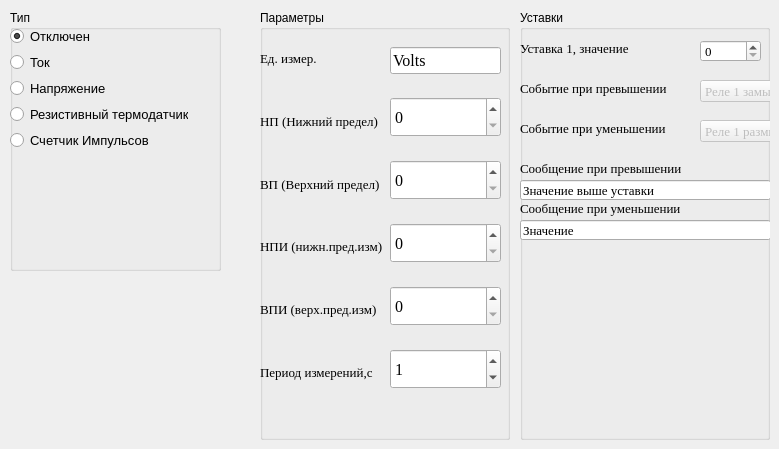
     <widget class="QWidget" name="tab_7">
      <attribute name="title">
       <string>Канал 2</string>
      </attribute>
      <widget class="QGroupBox" name="groupBox_2">
       <property name="geometry">
        <rect>
         <x>10</x>
         <y>10</y>
         <width>211</width>
         <height>261</height>
        </rect>
       </property>
       <property name="title">
        <string>Тип</string>
       </property>
       <widget class="QRadioButton" name="radioButton_6">
        <property name="geometry">
         <rect>
          <x>0</x>
          <y>16</y>
          <width>178</width>
          <height>20</height>
         </rect>
        </property>
        <property name="font">
         <font>
          <pointsize>10</pointsize>
         </font>
        </property>
        <property name="text">
         <string>Отключен</string>
        </property>
        <property name="checked">
         <bool>true</bool>
        </property>
       </widget>
       <widget class="QRadioButton" name="radioButton_7">
        <property name="geometry">
         <rect>
          <x>0</x>
          <y>120</y>
          <width>178</width>
          <height>20</height>
         </rect>
        </property>
        <property name="font">
         <font>
          <pointsize>10</pointsize>
         </font>
        </property>
        <property name="text">
         <string>Счетчик Импульсов</string>
        </property>
       </widget>
       <widget class="QRadioButton" name="radioButton_8">
        <property name="geometry">
         <rect>
          <x>0</x>
          <y>68</y>
          <width>178</width>
          <height>20</height>
         </rect>
        </property>
        <property name="font">
         <font>
          <pointsize>10</pointsize>
         </font>
        </property>
        <property name="text">
         <string>Напряжение</string>
        </property>
       </widget>
       <widget class="QRadioButton" name="radioButton_9">
        <property name="geometry">
         <rect>
          <x>0</x>
          <y>42</y>
          <width>178</width>
          <height>20</height>
         </rect>
        </property>
        <property name="font">
         <font>
          <pointsize>10</pointsize>
         </font>
        </property>
        <property name="text">
         <string>Ток</string>
        </property>
        <property name="checked">
         <bool>false</bool>
        </property>
       </widget>
       <widget class="QRadioButton" name="radioButton_10">
        <property name="geometry">
         <rect>
          <x>0</x>
          <y>94</y>
          <width>178</width>
          <height>20</height>
         </rect>
        </property>
        <property name="font">
         <font>
          <pointsize>10</pointsize>
         </font>
        </property>
        <property name="text">
         <string>Резистивный термодатчик</string>
        </property>
       </widget>
      </widget>
      <widget class="QGroupBox" name="groupBox_5">
       <property name="geometry">
        <rect>
         <x>520</x>
         <y>10</y>
         <width>250</width>
         <height>430</height>
        </rect>
       </property>
       <property name="title">
        <string>Уставки</string>
       </property>
       <widget class="QSpinBox" name="VPI_BOX_9">
        <property name="geometry">
         <rect>
          <x>180</x>
          <y>30</y>
          <width>61</width>
          <height>22</height>
         </rect>
        </property>
        <property name="font">
         <font>
          <family>Times New Roman</family>
          <pointsize>10</pointsize>
         </font>
        </property>
       </widget>
       <widget class="QLabel" name="label_48">
        <property name="geometry">
         <rect>
          <x>0</x>
          <y>110</y>
          <width>161</width>
          <height>16</height>
         </rect>
        </property>
        <property name="font">
         <font>
          <family>Times New Roman</family>
          <pointsize>10</pointsize>
         </font>
        </property>
        <property name="text">
         <string>Событие при уменьшении</string>
        </property>
       </widget>
       <widget class="QLineEdit" name="lineEdit_14">
        <property name="geometry">
         <rect>
          <x>0</x>
          <y>210</y>
          <width>251</width>
          <height>20</height>
         </rect>
        </property>
        <property name="font">
         <font>
          <family>Times New Roman</family>
          <pointsize>10</pointsize>
         </font>
        </property>
        <property name="text">
         <string>Значение</string>
        </property>
        <property name="maxLength">
         <number>8</number>
        </property>
       </widget>
       <widget class="QComboBox" name="comboBox_18">
        <property name="enabled">
         <bool>false</bool>
        </property>
        <property name="geometry">
         <rect>
          <x>180</x>
          <y>110</y>
          <width>171</width>
          <height>22</height>
         </rect>
        </property>
        <property name="font">
         <font>
          <family>Times New Roman</family>
          <pointsize>10</pointsize>
         </font>
        </property>
        <property name="currentIndex">
         <number>1</number>
        </property>
        <item>
         <property name="text">
          <string>Реле 1 замыкание</string>
         </property>
        </item>
        <item>
         <property name="text">
          <string>Реле 1 размыкание</string>
         </property>
        </item>
       </widget>
       <widget class="QLabel" name="label_49">
        <property name="geometry">
         <rect>
          <x>0</x>
          <y>150</y>
          <width>181</width>
          <height>16</height>
         </rect>
        </property>
        <property name="font">
         <font>
          <family>Times New Roman</family>
          <pointsize>10</pointsize>
         </font>
        </property>
        <property name="text">
         <string>Сообщение при превышении</string>
        </property>
       </widget>
       <widget class="QLineEdit" name="lineEdit_15">
        <property name="geometry">
         <rect>
          <x>0</x>
          <y>170</y>
          <width>251</width>
          <height>20</height>
         </rect>
        </property>
        <property name="font">
         <font>
          <family>Times New Roman</family>
          <pointsize>10</pointsize>
         </font>
        </property>
        <property name="text">
         <string>Значение выше уставки</string>
        </property>
       </widget>
       <widget class="QLabel" name="label_50">
        <property name="geometry">
         <rect>
          <x>0</x>
          <y>70</y>
          <width>161</width>
          <height>16</height>
         </rect>
        </property>
        <property name="font">
         <font>
          <family>Times New Roman</family>
          <pointsize>10</pointsize>
         </font>
        </property>
        <property name="text">
         <string>Событие при превышении</string>
        </property>
       </widget>
       <widget class="QLabel" name="label_51">
        <property name="geometry">
         <rect>
          <x>0</x>
          <y>30</y>
          <width>131</width>
          <height>16</height>
         </rect>
        </property>
        <property name="font">
         <font>
          <family>Times New Roman</family>
          <pointsize>10</pointsize>
         </font>
        </property>
        <property name="text">
         <string>Уставка 1, значение</string>
        </property>
       </widget>
       <widget class="QLabel" name="label_52">
        <property name="geometry">
         <rect>
          <x>0</x>
          <y>190</y>
          <width>181</width>
          <height>16</height>
         </rect>
        </property>
        <property name="font">
         <font>
          <family>Times New Roman</family>
          <pointsize>10</pointsize>
         </font>
        </property>
        <property name="text">
         <string>Сообщение при уменьшении</string>
        </property>
       </widget>
       <widget class="QComboBox" name="comboBox_19">
        <property name="enabled">
         <bool>false</bool>
        </property>
        <property name="geometry">
         <rect>
          <x>180</x>
          <y>70</y>
          <width>171</width>
          <height>22</height>
         </rect>
        </property>
        <property name="font">
         <font>
          <family>Times New Roman</family>
          <pointsize>10</pointsize>
         </font>
        </property>
        <item>
         <property name="text">
          <string>Реле 1 замыкание</string>
         </property>
        </item>
        <item>
         <property name="text">
          <string>Реле 1 размыкание</string>
         </property>
        </item>
       </widget>
      </widget>
      <widget class="QGroupBox" name="groupBox_6">
       <property name="geometry">
        <rect>
         <x>260</x>
         <y>10</y>
         <width>250</width>
         <height>430</height>
        </rect>
       </property>
       <property name="title">
        <string>Параметры</string>
       </property>
       <widget class="QWidget" name="layoutWidget_6">
        <property name="geometry">
         <rect>
          <x>130</x>
          <y>20</y>
          <width>111</width>
          <height>381</height>
         </rect>
        </property>
        <layout class="QVBoxLayout" name="verticalLayout_8">
         <item>
          <widget class="QLineEdit" name="Chanel2_Units">
           <property name="minimumSize">
            <size>
             <width>100</width>
             <height>0</height>
            </size>
           </property>
           <property name="font">
            <font>
             <family>Times New Roman</family>
             <pointsize>12</pointsize>
            </font>
           </property>
           <property name="text">
            <string>Volts</string>
           </property>
          </widget>
         </item>
         <item>
          <widget class="QSpinBox" name="NP_Box_channel_2">
           <property name="minimumSize">
            <size>
             <width>100</width>
             <height>40</height>
            </size>
           </property>
           <property name="font">
            <font>
             <family>Times New Roman</family>
             <pointsize>12</pointsize>
            </font>
           </property>
          </widget>
         </item>
         <item>
          <widget class="QSpinBox" name="VP_BOX_5">
           <property name="minimumSize">
            <size>
             <width>100</width>
             <height>40</height>
            </size>
           </property>
           <property name="font">
            <font>
             <family>Times New Roman</family>
             <pointsize>12</pointsize>
            </font>
           </property>
          </widget>
         </item>
         <item>
          <widget class="QSpinBox" name="VPI_BOX_10">
           <property name="minimumSize">
            <size>
             <width>100</width>
             <height>40</height>
            </size>
           </property>
           <property name="font">
            <font>
             <family>Times New Roman</family>
             <pointsize>12</pointsize>
            </font>
           </property>
          </widget>
         </item>
         <item>
          <widget class="QSpinBox" name="NPI_BOX_9">
           <property name="minimumSize">
            <size>
             <width>100</width>
             <height>40</height>
            </size>
           </property>
           <property name="font">
            <font>
             <family>Times New Roman</family>
             <pointsize>12</pointsize>
            </font>
           </property>
          </widget>
         </item>
         <item>
          <widget class="QSpinBox" name="NPI_BOX_10">
           <property name="minimumSize">
            <size>
             <width>100</width>
             <height>40</height>
            </size>
           </property>
           <property name="font">
            <font>
             <family>Times New Roman</family>
             <pointsize>12</pointsize>
            </font>
           </property>
           <property name="minimum">
            <number>0</number>
           </property>
           <property name="singleStep">
            <number>0</number>
           </property>
           <property name="value">
            <number>1</number>
           </property>
          </widget>
         </item>
        </layout>
       </widget>
       <widget class="QWidget" name="layoutWidget_7">
        <property name="geometry">
         <rect>
          <x>0</x>
          <y>20</y>
          <width>131</width>
          <height>371</height>
         </rect>
        </property>
        <layout class="QVBoxLayout" name="verticalLayout_9">
         <item>
          <widget class="QLabel" name="label_53">
           <property name="font">
            <font>
             <family>Times New Roman</family>
             <pointsize>10</pointsize>
            </font>
           </property>
           <property name="text">
            <string>Ед. измер.</string>
           </property>
          </widget>
         </item>
         <item>
          <widget class="QLabel" name="label_54">
           <property name="font">
            <font>
             <family>Times New Roman</family>
             <pointsize>10</pointsize>
            </font>
           </property>
           <property name="text">
            <string>НП (Нижний предел)</string>
           </property>
          </widget>
         </item>
         <item>
          <widget class="QLabel" name="label_55">
           <property name="font">
            <font>
             <family>Times New Roman</family>
             <pointsize>10</pointsize>
            </font>
           </property>
           <property name="text">
            <string>ВП (Верхний предел)</string>
           </property>
          </widget>
         </item>
         <item>
          <widget class="QLabel" name="label_56">
           <property name="font">
            <font>
             <family>Times New Roman</family>
             <pointsize>10</pointsize>
            </font>
           </property>
           <property name="text">
            <string>НПИ (нижн.пред.изм)</string>
           </property>
          </widget>
         </item>
         <item>
          <widget class="QLabel" name="label_57">
           <property name="font">
            <font>
             <family>Times New Roman</family>
             <pointsize>10</pointsize>
            </font>
           </property>
           <property name="text">
            <string>ВПИ (верх.пред.изм)</string>
           </property>
          </widget>
         </item>
         <item>
          <widget class="QLabel" name="label_58">
           <property name="font">
            <font>
             <family>Times New Roman</family>
             <pointsize>10</pointsize>
            </font>
           </property>
           <property name="text">
            <string>Период измерений,с</string>
           </property>
          </widget>
         </item>
        </layout>
       </widget>
      </widget>
     </widget>
